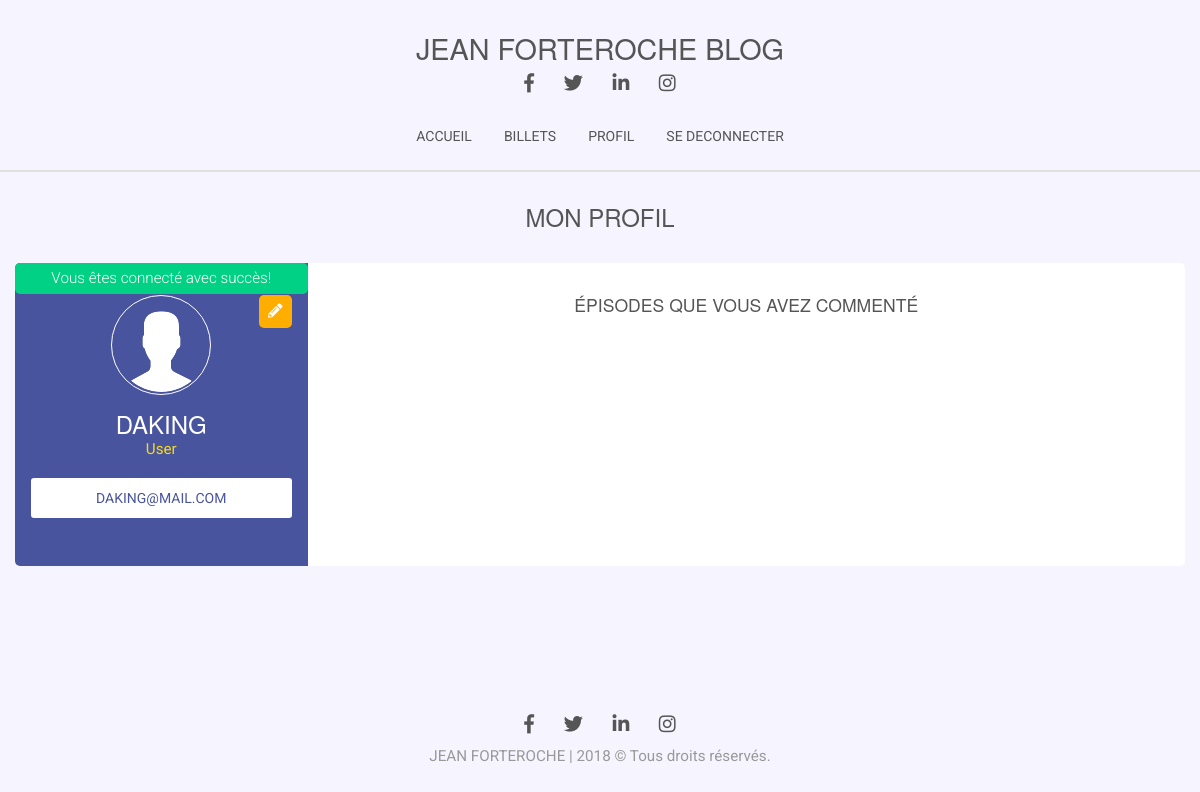
Screenshot of /index.php?action=profil (signed in) with the database file from the repository.
### tables this page shows
CREATE TABLE `users` (
  `id` int(11) NOT NULL,
  `user` varchar(15) NOT NULL,
  `pass` varchar(255) NOT NULL,
  `email` varchar(80) NOT NULL,
  `user_role` enum('User','Admin') NOT NULL DEFAULT 'User',
  `user_image` varchar(80) NOT NULL DEFAULT 'public/images/user.svg'
);

### Controllers/ViewController.php (called while the page is built, shortened)
<?php
class ViewController {
    public function userProfil($user, $episodes) {
        include('Views/frontend/userProfil.php');
    }
}

### Models/UserManager.php (called while the page is built, shortened)
<?php
class UserManager extends Manager {
    public function getUserProfil($userProfil) {
        $bdd = $this->dbConnect();
        $req = $bdd->prepare("SELECT `id`, `user`, `email`, `pass`, `user_role`, `user_image` FROM users WHERE user = :userProfil");
        $req -> bindValue(':userProfil', $userProfil);
        $req -> execute();
        $user = $req -> fetch();
        return $user;
    }
}

### Controllers/UserController.php (called while the page is built, shortened)
<?php
Class UserController {
    public function userProfil(User $user) {
        $manager = New Manager();
        $bdd = $manager -> dbConnect();
        $userManager = New UserManager($bdd);
        $userDb = $userManager -> getUserProfil($user->getUser());
        return $userDb;
    }
}

### Views/frontend/userProfil.php (the view, shortened to what this page needs)
<?php $title = 'Mon profil';
$sessionController = New \Controllers\SessionController();
?>
<div class="container-titre grid-x small-12">
    <h2 class="main-header__title">Mon profil</h2>
</div>
<div class="container-profil profil-info small-12 medium-4 large-3">
    <div class="alert-container">
        <?php echo $sessionController -> getFlash();
        ?>
    </div>
    <form id="form-editer-profil" action="index.php?action=editprofil" method="POST" enctype="multipart/form-data" class="form form-edit-profil grid-x align-center">
        <button title="Éditer profil" id="btn-editer-profil" class="button warning editer"><i class="fas fa-pencil-alt"></i></button>
        <div class="profil-image">
            <img src="./<?= $user["user_image"]; ?>" alt="Image profil" class="image">
        </div>
        <div class="profil profil__name text-center pd-t small-12">
            <h2 class="profil__nom"><?= $user["user"]; ?></h2>
            <p class="profil__role"><?= $user["user_role"]; ?></p>
        </div>
        <div class="profil profil__coords small-12 text-center">
            <div class="form-group">
                <a href="mailto:<?= $user["email"];?>" class="profil__email"><?= $user["email"];?></a>
            </div>
        </div>
    </form>
</div>
<div class="container-profil profil-content small-12 medium-auto grid-x">
    <div class="small-12 text-center pd-b">
        <h3 class="card__title pd-b">Épisodes que vous avez commenté</h3>
    </div>
</div>
<?php
    require('./Views/frontend/template.php');
?>

### public/css/styles.css (style rules this page uses)
body { font-family: "Roboto", sans-serif; }
html { height: 100%; }
body { display: flex; flex-direction: column; min-height: 100vh; background-color: #f6f5ff; color: #999999; }
h1, h2, h3 { color: #555555; font-weight: 500; text-transform: uppercase; line-height: 1.1; margin-bottom: 0; }
h2 { font-size: 1.5rem; }
h3 { font-size: 1.1rem; }
a { color: #555555; text-transform: uppercase; font-size: 0.875rem; }
p { font-size: 0.95rem; }
span, p { color: #999999; font-weight: 400; }
.pd-t { padding-top: 1rem; }
.pd-b { padding-bottom: 1rem; }
.container-titre { justify-content: center; padding: 2rem 0; }
.container-profil { position: relative; padding: 2rem 1rem; }
.container-profil .alert-container { position: absolute; top: 0; width: 100%; margin: 0; }
.container-profil.profil-info { display: flex; flex-direction: column; align-items: center; background-color: #48549D; min-height: 30vh; border-radius: 5px 0 0 5px; }
.container-profil.profil-content { background-color: #fff; border-radius: 0 5px 5px 0; }
.profil-image { border-radius: 50%; padding: .1rem; border: 0.1rem solid #fff; position: relative; max-width: 100px; max-height: 100px; min-width: 100px; min-height: 100px; }
.profil-image .image { -o-object-fit: cover; object-fit: cover; border-radius: 50%; width: 100%; height: 100%; }
.profil__nom { color: #fff; }
.profil__role { color: #fad917; }
.profil__coords .form-group { width: 100%; padding: .5rem; background: #fff; margin-bottom: 1rem; border-radius: 3px; }
.profil__coords .profil__email { color: #48549D; }
.form-edit-profil { position: relative; }
.form-edit-profil .button.editer, .form-edit-profil .button.error { position: absolute; right: 0; top: 0; padding: .5rem; border-radius: 5px; color: #fff; }

### rows the page displays
users: user_image (placeholder picture), user "DAKING", user_role "User", email "DAKING@MAIL.COM"

### other values shown
strip_tags($_SESSION['flash']['message']) "Vous êtes connecté avec succès!"
